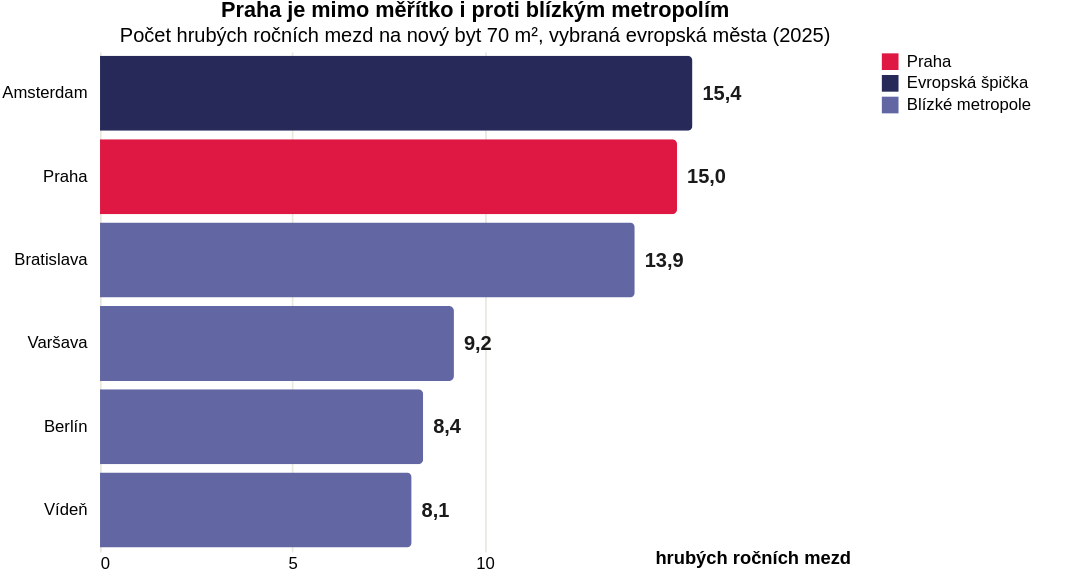

Vega-Lite specification for this chart:
### Vega-Lite specification from a JSON file in a GitHub repository (floating-point values rounded to 4 significant figures)
{"_source": "[Deloitte Property Index 2025](https://www.deloitte.com/cz-sk/en/Industries/real-estate/research/property-index.html)", "$schema": "https://vega.github.io/schema/vega-lite/v5.json", "description": "Dostupnost nového bytu 70 m² ve vybraných evropských metropolích", "title": {"text": "Praha je mimo měřítko i proti blízkým metropolím", "subtitle": "Počet hrubých ročních mezd na nový byt 70 m², vybraná evropská města (2025)"}, "width": 450, "height": 300, "data": {"values": [{"city": "Amsterdam", "value": 15.4, "label": "15,4", "group": "Evropská špička"}, {"city": "Praha", "value": 15.0, "label": "15,0", "group": "Praha"}, {"city": "Bratislava", "value": 13.9, "label": "13,9", "group": "Blízké metropole"}, {"city": "Varšava", "value": 9.2, "label": "9,2", "group": "Blízké metropole"}, {"city": "Berlín", "value": 8.4, "label": "8,4", "group": "Blízké metropole"}, {"city": "Vídeň", "value": 8.1, "label": "8,1", "group": "Blízké metropole"}]}, "layer": [{"params": [{"name": "serie", "select": {"type": "point", "fields": ["group"]}, "bind": "legend"}], "mark": {"type": "bar", "cornerRadiusEnd": 3}, "encoding": {"y": {"field": "city", "type": "nominal", "title": null, "sort": ["Amsterdam", "Praha", "Bratislava", "Varšava", "Berlín", "Vídeň"], "axis": {"domain": false, "ticks": false, "labelPadding": 8}}, "x": {"field": "value", "type": "quantitative", "title": "hrubých ročních mezd", "scale": {"domain": [0, 19.5]}, "axis": {"values": [0, 5, 10], "grid": true, "gridColor": "#e8e8dc", "domain": false, "ticks": false, "titleAngle": 0, "titleAnchor": "end", "titleAlign": "right", "titlePadding": -14, "titleFontWeight": "bold"}}, "color": {"field": "group", "type": "nominal", "scale": {"domain": ["Praha", "Evropská špička", "Blízké metropole"], "range": ["#de1743", "#272a59", "#6267a3"]}, "legend": {"title": null}}, "opacity": {"condition": {"param": "serie", "value": 1}, "value": 0.18}, "tooltip": [{"field": "city", "title": "Město"}, {"field": "label", "title": "Hrubých ročních mezd na byt"}]}}, {"mark": {"type": "text", "align": "left", "baseline": "middle", "dx": 6, "fontSize": 12, "fontWeight": "bold", "color": "#1a1a1a"}, "encoding": {"y": {"field": "city", "type": "nominal", "sort": ["Amsterdam", "Praha", "Bratislava", "Varšava", "Berlín", "Vídeň"]}, "x": {"field": "value", "type": "quantitative", "scale": {"domain": [0, 19.5]}}, "text": {"field": "label"}, "opacity": {"condition": {"param": "serie", "value": 1}, "value": 0.18}}}], "config": {"view": {"stroke": "transparent"}}, "padding": {"right": 36}}
